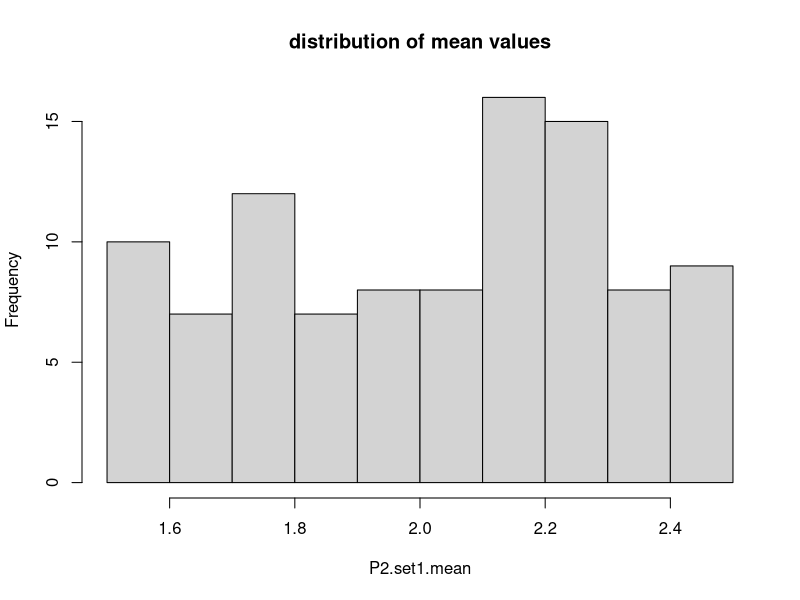
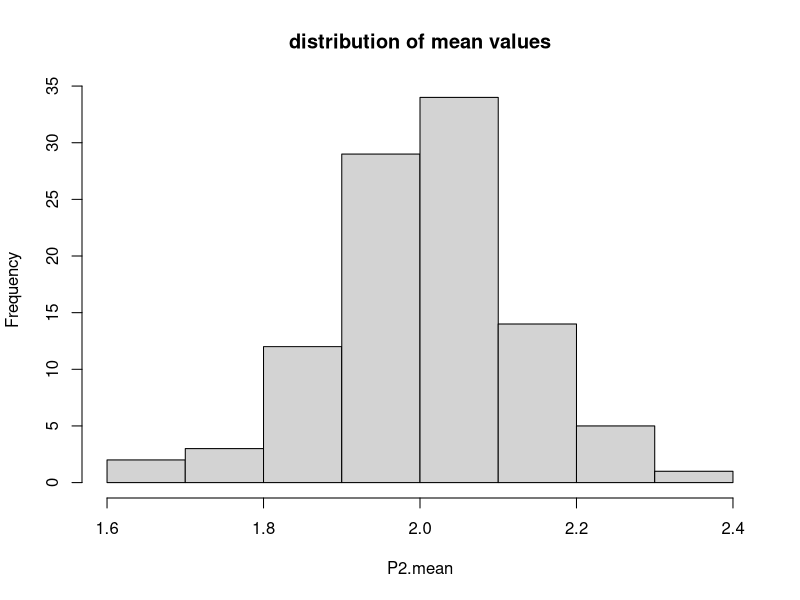
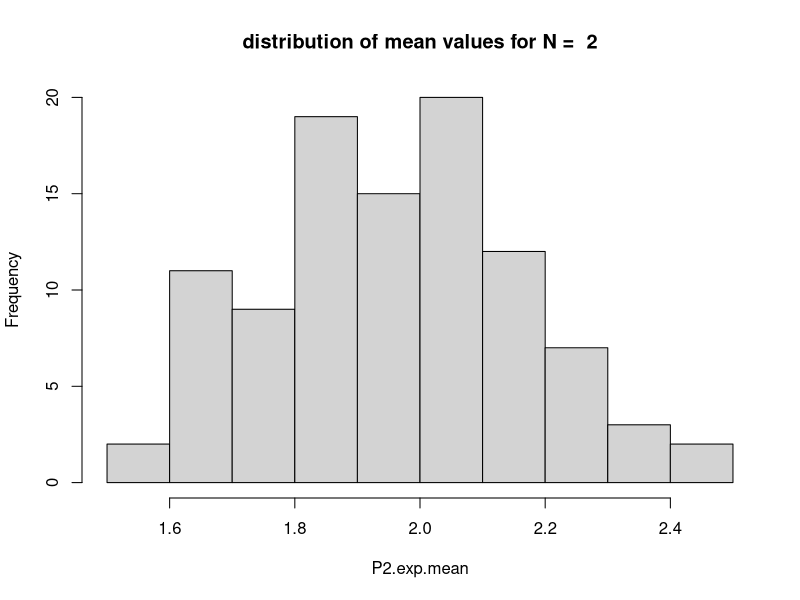
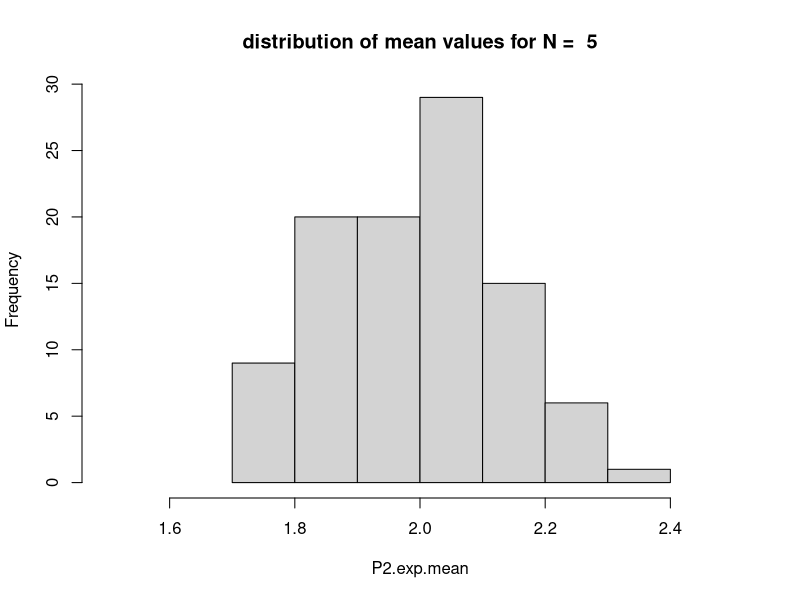
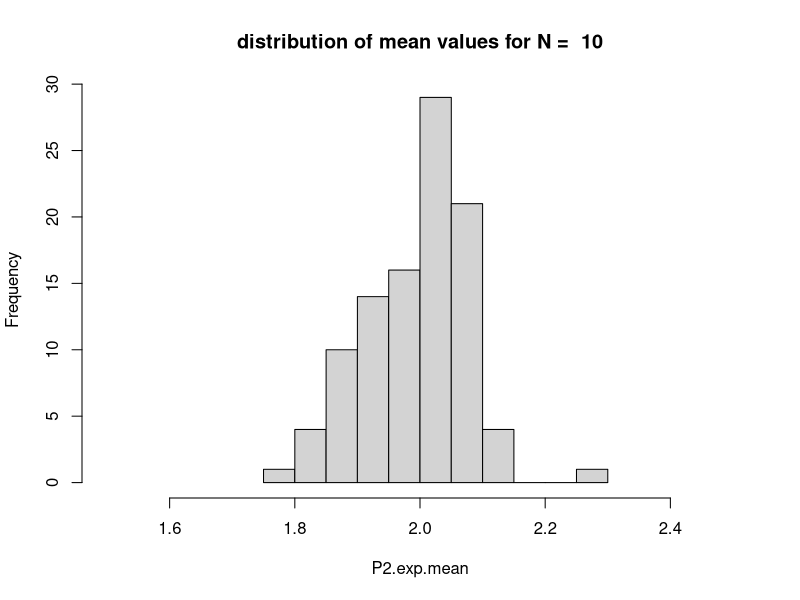
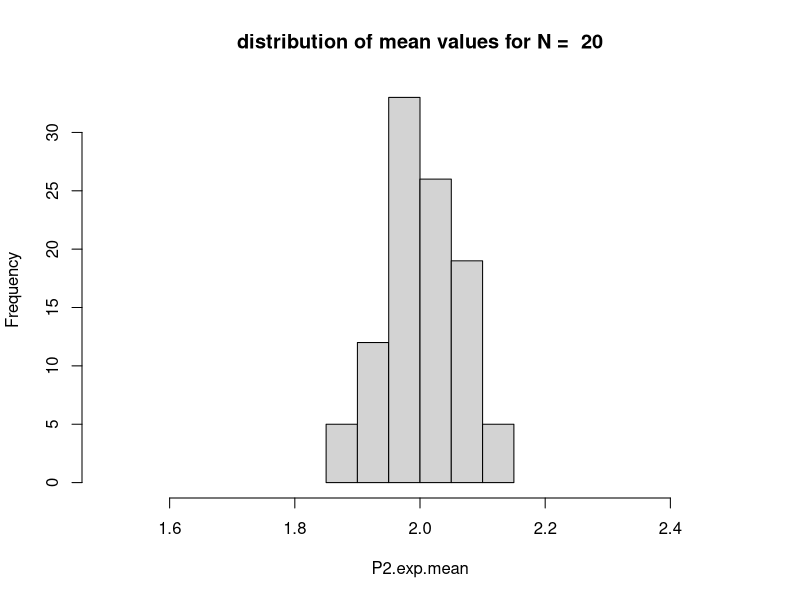
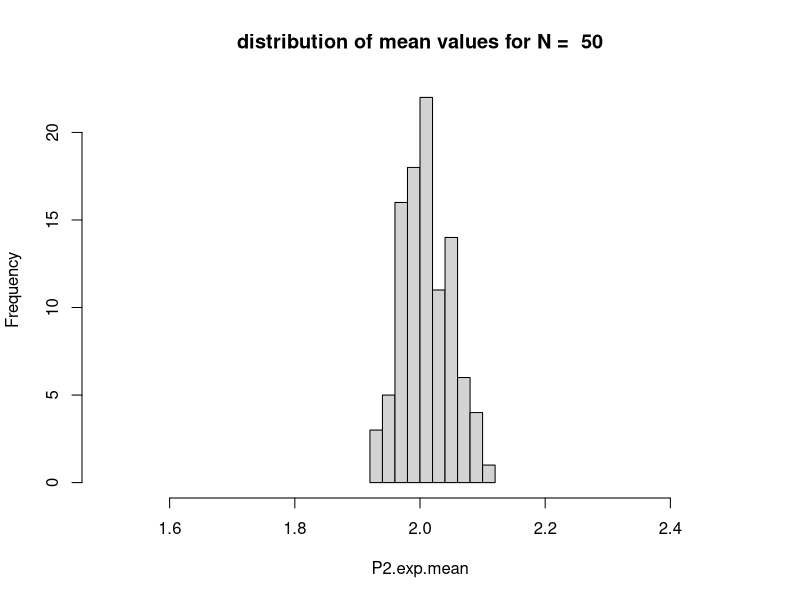
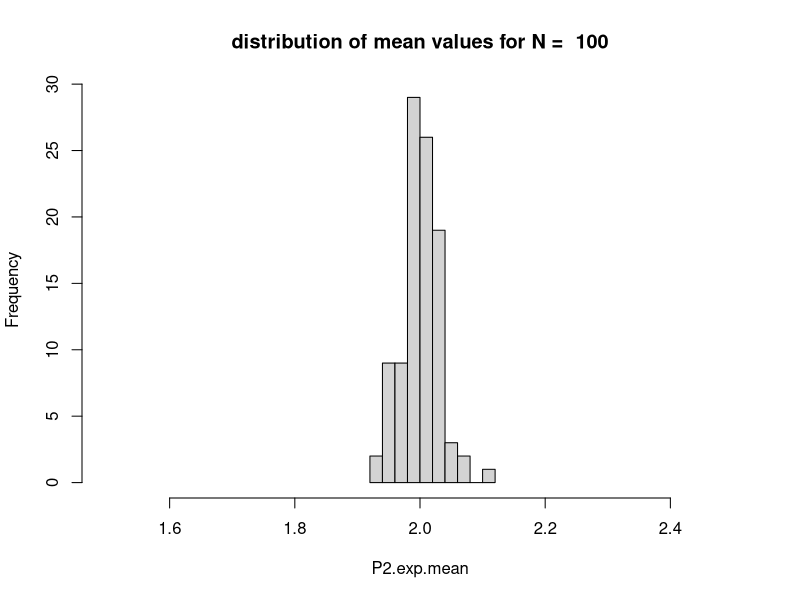

Recreate these plots in R, in order.
## ---- chunk 1
dbinom(x=7, size=10, prob = 0.5) 
# x = number of successes; size = number of trials; prob = probability of success on each trial
## ---- chunk 2
pbinom(6,size=10,prob=0.5,lower.tail=FALSE) 
## ---- chunk 3
# Measurements with P2, varying between 1.5 µl and 2.5 µl
N = 1     # 1 measurement per sample

# for each of the 100 samples, we draw randomly one measurement from a uniform distribution with min=1.5 and max=2.5:
P2.set1 <- sapply(1:100, function(x) {  
  runif(N, min = 1.5, max=2.5)
})
head(P2.set1)
## ---- chunk 4
P2.set1.mean = sapply(P2.set1,mean)
head(P2.set1.mean)
## ---- chunk 5
hist(P2.set1.mean, main='distribution of mean values')
## ---- chunk 6
N = 5     # 5 measurements per sample

P2.sets = lapply(1:100, function(x) {
  runif(N, min = 1.5, max=2.5)
})
head(P2.sets)
## ---- chunk 7
P2.mean <- sapply(P2.sets,mean)
head(P2.mean)
## ---- chunk 8
hist(P2.mean, main='distribution of mean values')
## ---- chunk 9
N = c(2,5,10,20,50,100,500)   # increasing number of drops per sample

lapply(N,function(n) {
  P2.exp = lapply(1:100, function(x) {
    runif(n,min = 1.5, max=2.5)
  }) 
  # Calculate the mean
  P2.exp.mean = sapply(P2.exp,mean)
  # plot the distribution of the mean values 
  hist(P2.exp.mean,xlim = c(1.5, 2.5),main=paste('distribution of mean values for N = ',n))
})

## ---- chunk 10
# sample size
N <- 1:100 # Goes from 1 to 100 (measurements per sample)

# Calculate the mean of the samples
P2.exp.mean <- sapply(N,function(n) {
  mean(sapply(1:100, function(y){
    mean(runif(n,min = 1.5, max=2.5)) # to get the mean value of the N measurements for each of the 100 samples
  })) # to get the mean of the distribution (of the sample's mean values)
}) 

# Plot the distribution of the means for increasing sample size
plot(P2.exp.mean, ylab = "Mean value for P2 with increasing N", 
     pch=20,
     ylim = c(1.9,2.1),xlab='Sample size');abline(h =2, col = "blue", lty = 2)
## ---- chunk 11
# sample size
N <- 1:100 # Goes from 1 to 100
#
# Calculate the sd of the mean values (is actually the standard error!)
P2.exp.se <- sapply(N,function(n) {
  sd(sapply(1:100, function(y){
    mean(runif(n,min = 1.5, max=2.5))  # to get the mean value of the N measurements for each of the 100 samples
  }) )                                                   # to get the sd of the distribution (of the sample's mean values)
})

# Plot the distribution of the standard error (SE)
plot(P2.exp.se, ylab = "SE value for P2",xlab = 'Sample size',pch=20)
#lines(0.29/sqrt(1:100))
## ---- chunk 12
lambda = 75
## ---- chunk 13
# size of the sample
N = 8
#
# we now draw 100 times samples of size N=8
X = lapply(1:100,function(i) {rpois(N,lambda = lambda)})
## ---- chunk 14
# we compute the sample means
Xm = sapply(X,mean)
# and the sample standard deviations
Xsd = sapply(X,sd) 
## ---- chunk 15
df = N-1
tc = qt(c(0.975),df) # this is the critical value for the t-distribution for df = N-1 degrees of freedom and 95% CI

Xl = Xm-tc*Xsd/sqrt(N) # upper bound of the 95% CI
Xh = Xm+tc*Xsd/sqrt(N) # lower bound of the 95% CI
## ---- chunk 16
col = c('red','blue')

## vector of TRUE/FALSE if the real expectation value lambda is inside the interval
i.ok =  as.factor(Xl < lambda & Xh > lambda)

## plot the mean values and the confidence interval
plot(Xm,ylim=c(50,100),pch=20,ylab="",main=paste("Mean values and confidence intervals,N=",N));abline(h=lambda,lty=3);lapply(1:length(Xl),function(i) {points(c(i,i),c(Xl[i],Xh[i]),type="l",col=col[i.ok[i]],lwd=2)})
## ---- chunk 17
#### Solution

# 1.
pbinom(49,size=100,prob=0.5,lower.tail=FALSE)
# or
1-pbinom(49,size=100,prob=0.5,lower.tail=TRUE)

# 2.
pbinom(49,size=100,prob=2/3,lower.tail=FALSE)
# or
1-pbinom(49,size=100,prob=2/3,lower.tail=TRUE)

# 3. 
qbinom(0.7,size=20,prob=0.8)
## ---- chunk 18
#### Solution

# 1.
# Expected amounts of red and green per pack:
# green.exp = red.exp = exp.value
exp.value = 84/6
exp.value

# 2.
N = 10

red.obs = c(12,16,17,12,16,13,11,18,13,19)
green.obs = c(11,10,15,16,12,14,13,10,13,17)

m.red = mean(red.obs)
m.red
m.green = mean(green.obs)
m.green

s.red = sd(red.obs)
s.red
s.green = sd(green.obs)
s.green

## critical value, using a t-distribution - This is the critical value for the t-distribution t95,n-1
t_95 = qt(0.975,df=N-1)

## confidence interval
m.red-t_95*s.red/sqrt(N) 
m.red+t_95*s.red/sqrt(N)

m.green-t_95*s.green/sqrt(N)
m.green+t_95*s.green/sqrt(N)
## ---- chunk 19
## confidence interval using a Poisson distribution (lambda = exp.value = 14!)
red.low = m.red-t_95*sqrt(exp.value)/sqrt(N) 
red.low
red.high = m.red+t_95*sqrt(exp.value)/sqrt(N)
red.high

## Yes, the expected value is within the 95% CI.
## Here with a plot
# Define the color, green if within 95% CI, otherwise, red)
col = ifelse(exp.value < red.low | exp.value > red.high, "red", "darkgreen")
# 
plot(exp.value, 1, pch = 19, ylab = "")
segments(red.low, 1, red.high, 1, lwd = 2, col = col)
